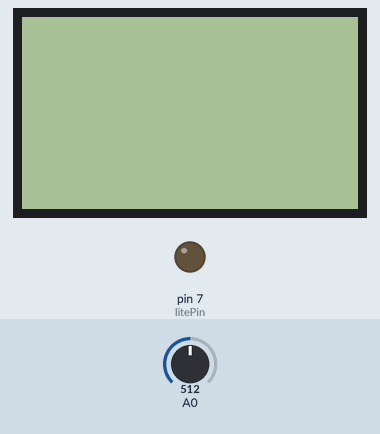
Recording of a sketch running on a simulated Arduino Uno, built with avr-gcc and run on an emulated ATmega328P. On the bench: 84×48 one-colour display, output pins drawn as LEDs (lit = HIGH). The inputs (shaded band) are chosen by the test bench; at power-on: A0 = 512. What the sketch prints to the serial monitor is not drawn.

Above: at 1.2 s.
1.3 s: A0 set to 0
At 2.88 s:
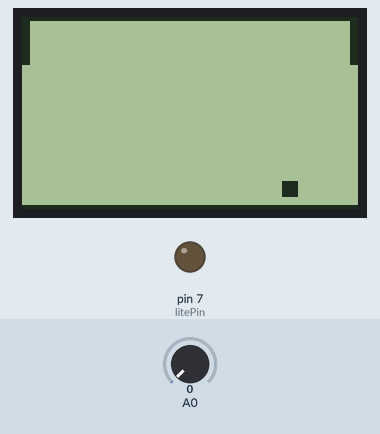
2.9 s: A0 set to 414
At 3.03 s:
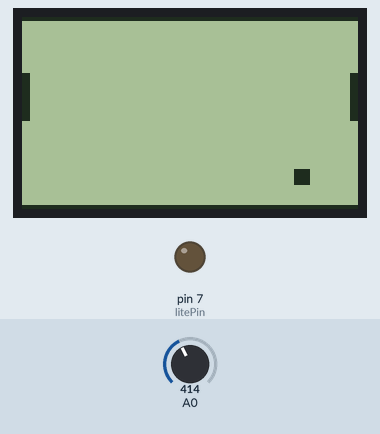
4.4 s: A0 set to 435
At 4.45 s:
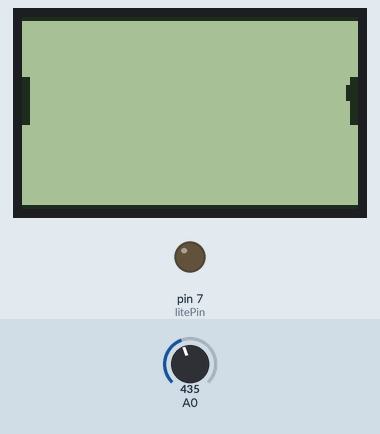

Measured:
- after the input at 1.3 s, the display: first changes at once (image 1 shows a later state)

The sketch:

Pong02.ino
```cpp
// Arduino Pong
// Hari Wiguna, 2016

// v2 - instant replay

#include "U8glib.h"

U8GLIB_PCD8544 u8g(13, 11, 10, 9, 8);    // SPI Com: SCK = 13, MOSI = 11, CS = 10, A0/DataCommand = 9, Reset = 8

//== Pong variables ==
u8g_uint_t x;
u8g_uint_t y;
u8g_uint_t dx = -1;
u8g_uint_t dy = 1;
u8g_uint_t ballWidth = 4;
u8g_uint_t ballHeight = 4;
u8g_uint_t animationSpeed = 60; //25;
u8g_uint_t paddleWidth = 2;
u8g_uint_t paddleHeight = ballHeight * 3;
u8g_uint_t py0;
u8g_uint_t py1;
u8g_uint_t courtWidth;
u8g_uint_t courtHeight;
byte litePin = 7; //TODO: Kill
int liteBrightness = 100; //TODO: Kill
byte state = 0; // 0=wait, 1=playing, 2=gameover

unsigned long timeToMove = 0;
const int tapeMax = 10;
int tapePos = tapeMax; // Index to the last recorded element
u8g_uint_t tapePy0[tapeMax];
u8g_uint_t tapePy1[tapeMax];
u8g_uint_t tapeX[tapeMax];
u8g_uint_t tapeY[tapeMax];

void drawPaddle(u8g_uint_t x, u8g_uint_t y)
{
  u8g.drawBox(x, y, paddleWidth, paddleHeight);
}

bool hitsPaddle(u8g_uint_t py)
{
  return (y > py) && ( y <= (py + paddleHeight));
}

void draw() {
  py0 = map( analogRead(A0), 0, 1023, 0, u8g.getHeight() - paddleHeight);
  drawPaddle(0, py0);

  py1 = map( analogRead(A0), 0, 1023, 0, u8g.getHeight() - paddleHeight);
  drawPaddle(courtWidth - paddleWidth, py1);

  //-- Draw court --
  u8g.drawHLine(0, 0, courtWidth);
  u8g.drawHLine(0, courtHeight - 1, courtWidth);

  // Draw Ball --
  u8g.drawBox(x, y, ballWidth, ballHeight);

  if (millis() > timeToMove) {
    x = x + dx;
    if ( (x <= 0) && hitsPaddle(py0) ) dx = -dx;
    if ( ((x + ballWidth) >= courtWidth) && hitsPaddle(py1)) dx = -dx;

    y = y + dy;
    if ( (y <= 0) || ((y + ballHeight) >= u8g.getHeight())) dy = -dy;

    //-- Record Positions --
    tapePos--;
    if (tapePos < 0) tapePos = tapeMax - 1;
    tapePy0[tapePos] = py0;
    tapePy1[tapePos] = py1;
    tapeX[tapePos] = x;
    tapeY[tapePos] = y;
    Serial.print("tapePos=");
    Serial.println(tapePos);

    timeToMove = millis() + animationSpeed;

    if (x < 0 || x > courtWidth) {
      state = 2; // Instant Replay
    }
  }
}


void waitStart()
{
  dx = 0;
  dy = 0;
  x = -ballWidth;
  y = 0;
  if (analogRead(0) == 0) {
    state = 1;
    x = courtWidth / 2;
    y = courtHeight / 2;
    dx = 1;
    dy = 1;
  }
}

void setup(void) {
  Serial.begin(9600);

  // flip screen, if required
  u8g.setRot180();

  // set SPI backup if required
  //u8g.setHardwareBackup(u8g_backup_avr_spi);

  // assign default color value
  if ( u8g.getMode() == U8G_MODE_R3G3B2 ) {
    u8g.setColorIndex(255);     // white
  }
  else if ( u8g.getMode() == U8G_MODE_GRAY2BIT ) {
    u8g.setColorIndex(3);         // max intensity
  }
  else if ( u8g.getMode() == U8G_MODE_BW ) {
    u8g.setColorIndex(1);         // pixel on
  }
  else if ( u8g.getMode() == U8G_MODE_HICOLOR ) {
    u8g.setHiColorByRGB(255, 255, 255);
  }

  pinMode(8, OUTPUT);

  //== Pong code ==
  courtWidth = u8g.getWidth();
  Serial.print("courtWidth=");
  Serial.println(courtWidth);
  courtHeight = u8g.getHeight();
  x = courtWidth / 2;
  y = courtHeight / 2;

  pinMode(litePin, OUTPUT);
  //analogWrite(litePin,liteBrightness);
  Serial.println("start");
}

void DrawFrame(int f)
{
  drawPaddle(0, tapePy0[f]);
  drawPaddle(courtWidth - paddleWidth, tapePy1[f]);

  //-- Draw court --
  u8g.drawHLine(0, 0, courtWidth);
  u8g.drawHLine(0, courtHeight - 1, courtWidth);

  // Draw Ball --
  u8g.drawBox(tapeX[f], tapeY[f], ballWidth, ballHeight);
  Serial.print("tapeX[f]=");
  Serial.println(tapeX[f]);

}

void InstantReplay()
{
  Serial.println("InstantReplay");
  Serial.print("tapePos=");
  Serial.println(tapePos);

  for (int f = tapePos; f < tapeMax; f++) {

  u8g.firstPage();
  do {
      DrawFrame(f);
    } while (u8g.nextPage());
    delay(500);
  }

  for (int f = 0; f < tapePos; f++) {

  u8g.firstPage();
  do {
      DrawFrame(f);
    } while (u8g.nextPage());
    delay(500);
  }

  state = 0;
}

void loop(void) {
  // picture loop
  u8g.firstPage();
  do {
    if (state == 0) waitStart();
    if (state == 1) draw();
    if (state == 2) InstantReplay();
  } while ( u8g.nextPage() );

  // rebuild the picture after some delay
  //delay(50);
}
```
